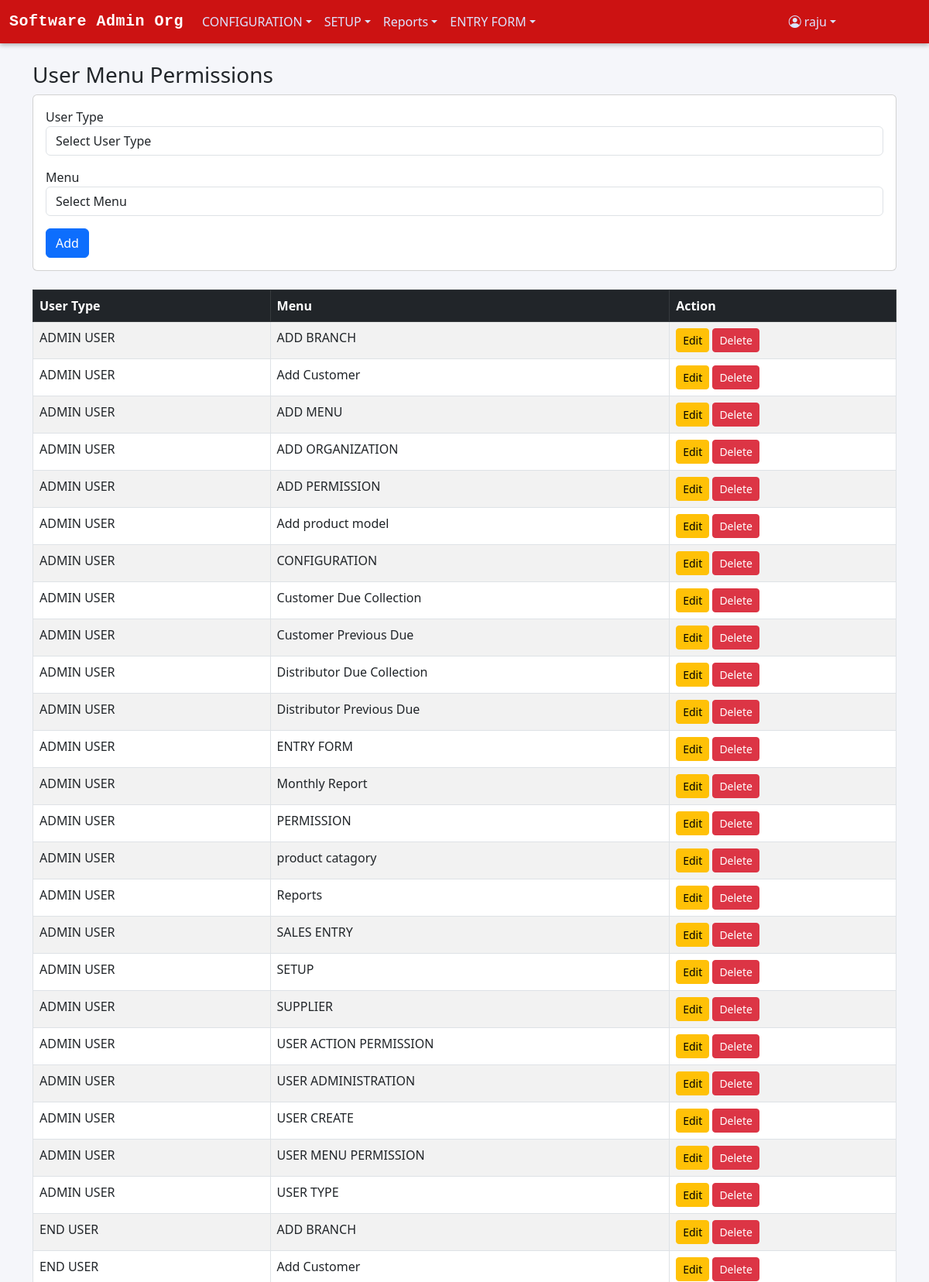
The page /menu_permission.php (signed in, upper part) on the database its author committed.
### tables this page shows
CREATE TABLE `menu_info` (
  `MENU_ID` int(11) NOT NULL,
  `MENU_NAME` varchar(100) NOT NULL,
  `MENU_LINK` varchar(255) DEFAULT NULL,
  `PARENT_ID` int(11) DEFAULT NULL
);

CREATE TABLE `user_menu_view_permission` (
  `PERMISSION_ID` varchar(200) NOT NULL,
  `USER_TYPE_ID` int(11) NOT NULL,
  `MENU_ID` int(11) NOT NULL,
  `CAN_VIEW` tinyint(1) DEFAULT 0,
  `AUTHORIZED_STATUS` varchar(1) DEFAULT NULL,
  `AUTHORIZED_USER` varchar(100) DEFAULT NULL,
  `AUTHORIZED_DATE` date DEFAULT NULL,
  `ENTRY_USER` varchar(200) NOT NULL,
  `ENTRY_DATE` date NOT NULL DEFAULT curdate(),
  `EDIT_USER` varchar(200) DEFAULT NULL,
  `EDIT_DATE` date DEFAULT NULL,
  `DELETE_USER` varchar(200) DEFAULT NULL,
  `DELETE_DATE` date DEFAULT NULL,
  `ORG_CODE` varchar(20) DEFAULT NULL,
  `BR_CODE` varchar(20) DEFAULT NULL
);

CREATE TABLE `user_type_info` (
  `USER_TYPE_ID` int(11) NOT NULL,
  `USER_TYPE_NAME` varchar(100) NOT NULL,
  `USER_TYPE_CODE` varchar(50) NOT NULL,
  `ROLE_LEVEL` int(11) NOT NULL
);

### menu_permission.php (the view, shortened to what this page needs)
<?php
require 'db.php';
$brCode      = $_SESSION['user']['br_code'];
$canInsert   = $_SESSION['user']['can_insert'] ?? 0;
$canEdit     = $_SESSION['user']['can_edit'] ?? 0;
$canDelete   = $_SESSION['user']['can_delete'] ?? 0;
$editPermission = null;
$stmt = $pdo->prepare("SELECT p.*, u.USER_TYPE_NAME, m.MENU_NAME
                       FROM user_menu_view_permission p
                       JOIN user_type_info u ON p.USER_TYPE_ID = u.USER_TYPE_ID
                       JOIN menu_info m ON p.MENU_ID = m.MENU_ID
                       WHERE p.BR_CODE = :br_code
                       ORDER BY u.USER_TYPE_NAME, m.MENU_NAME");
$stmt->execute(['br_code' => $brCode]);
$allPermissions = $stmt->fetchAll(PDO::FETCH_ASSOC);
?>
<!DOCTYPE html>
<html lang="en">
<head>
<link href="https://cdn.jsdelivr.net/npm/bootstrap@5.3.0/dist/css/bootstrap.min.css" rel="stylesheet">
<link href="https://cdn.jsdelivr.net/npm/bootstrap-icons@1.10.5/font/bootstrap-icons.css" rel="stylesheet">
</head>
<body class="d-flex flex-column min-vh-100">
<?php include 'header.php'; ?>
<main class="flex-grow-1 container py-4">
    <h3>User Menu Permissions</h3>
    <?php if ($canInsert || $editPermission): ?>
    <div class="card mb-4">
        <div class="card-body">
            <form method="post">
                <div class="mb-3">
                    <label>User Type</label>
                    <select name="user_type_id" class="form-control" required>
                        <option value="">Select User Type</option>
                    </select>
                </div>
                <div class="mb-3">
                    <label>Menu</label>
                    <select name="menu_id" class="form-control" required>
                        <option value="">Select Menu</option>
                    </select>
                </div>
                <button type="submit" class="btn btn-primary"><?= $editPermission ? 'Update' : 'Add' ?></button>
            </form>
        </div>
    </div>
    <?php endif; ?>
    <div class="table-responsive">
        <table class="table table-bordered table-striped">
            <thead class="table-dark">
                <tr>
                    <th>User Type</th>
                    <th>Menu</th>
                    <th>Action</th>
                </tr>
            </thead>
            <tbody>
                <?php foreach ($allPermissions as $perm): ?>
                <tr>
                    <td><?= htmlspecialchars($perm['USER_TYPE_NAME']) ?></td>
                    <td><?= htmlspecialchars($perm['MENU_NAME']) ?></td>
                    <td>
                        <?php if ($canEdit): ?>
                            <a href="?edit=<?= urlencode($perm['PERMISSION_ID']) ?>" class="btn btn-sm btn-warning">Edit</a>
                        <?php endif; ?>
                        <?php if ($canDelete): ?>
                            <a href="?delete=<?= urlencode($perm['PERMISSION_ID']) ?>" class="btn btn-sm btn-danger" onclick="return confirm('Are you sure?')">Delete</a>
                        <?php endif; ?>
                    </td>
                </tr>
                <?php endforeach; ?>
            </tbody>
        </table>
    </div>
</main>
<?php include 'footer.php'; ?>
</body>
</html>

### header.php (shortened to what this page needs)
<?php
$loginUserTypeId = $_SESSION['user']['user_type_id'] ?? '';
$loginUserId     = $_SESSION['user']['user_id'] ?? '';
$sqlMenus = "SELECT m.MENU_ID, m.MENU_NAME, m.MENU_LINK, m.PARENT_ID
             FROM menu_info m
             INNER JOIN user_menu_view_permission ump
                 ON m.MENU_ID = ump.MENU_ID
             WHERE ump.USER_TYPE_ID = :user_type_id
               AND ump.CAN_VIEW = true
             ORDER BY m.MENU_ID";
$stmtMenus = $pdo->prepare($sqlMenus);
$stmtMenus->execute(['user_type_id' => $loginUserTypeId]);
$menus = $stmtMenus->fetchAll(PDO::FETCH_ASSOC);
$menuTree = [];
foreach ($menus as $menu) {
    $parentId = $menu['PARENT_ID'] ?: 0;
    $menuTree[$parentId][] = $menu;
}
?>
<!DOCTYPE html>
<html lang="en">
<head>
    <link href="https://cdn.jsdelivr.net/npm/bootstrap@5.3.0/dist/css/bootstrap.min.css" rel="stylesheet">
    <link href="https://cdn.jsdelivr.net/npm/bootstrap-icons@1.10.5/font/bootstrap-icons.css" rel="stylesheet">
</head>
<body>
<nav class="navbar navbar-expand-lg navbar-dark">
    <div class="container-fluid">
        <a class="navbar-brand" href="home.php">
            <?= htmlspecialchars($_SESSION['user']['org_name'] ?? 'Stock36') ?>
        </a>
        <div class="collapse navbar-collapse" id="navbarContent">
            <ul class="navbar-nav me-auto mb-2 mb-lg-0">
                <?php
                if (isset($menuTree[0])) {
                    foreach ($menuTree[0] as $menu) {
                        $menuId = $menu['MENU_ID'];
                        if (isset($menuTree[$menuId])) {
                            echo '<li class="nav-item dropdown">';
                            echo '<a class="nav-link dropdown-toggle" href="#" role="button" data-bs-toggle="dropdown">'
                                . htmlspecialchars($menu['MENU_NAME']) . '</a>';
                            echo '<ul class="dropdown-menu">';
                            echo '</ul></li>';
                        } else {
                            echo '<li class="nav-item">';
                            echo '<a class="nav-link" href="' . htmlspecialchars($menu['MENU_LINK']) . '">'
                                . htmlspecialchars($menu['MENU_NAME']) . '</a></li>';
                        }
                    }
                }
                ?>
            </ul>
<ul class="navbar-nav ms-auto" style="margin-right: 100px;">
    <li class="nav-item dropdown">
        <a class="nav-link dropdown-toggle d-flex align-items-center" href="#" role="button" data-bs-toggle="dropdown">
            <i class="bi bi-person-circle me-1"></i>
            <?= htmlspecialchars($loginUserId) ?>
        </a>
    </li>
</ul>
        </div>
    </div>
</nav>
</body>
</html>

### header.php (style rules this page uses)
.navbar { background: linear-gradient(90deg, rgb(204, 18, 18) 0%, rgb(204, 18, 18) 100%); box-shadow: 0 2px 6px rgba(0, 0, 0, 0.3); transition: background 0.3s ease; }
.navbar-brand { font-family: "SF Mono", "Roboto Mono", "Menlo", "Consolas", monospace; font-weight: 600; font-size: 1.3rem; color: #ffffff !important; letter-spacing: 0.5px; transition: all 0.3s ease; }
.navbar-nav .nav-link { color: #dbe4ff !important; transition: color 0.3s ease, transform 0.2s ease; }

### footer.php (style rules this page uses)
body { display: flex; flex-direction: column; min-height: 100vh; background-color: #f5f6fa; }

### rows shown on the page
menu_info: MENU_NAME "CONFIGURATION"
menu_info: MENU_NAME "SETUP"
menu_info: MENU_NAME "Reports"
menu_info: MENU_NAME "ENTRY FORM"
user_menu_view_permission: USER_TYPE_ID.USER_TYPE_NAME "ADMIN USER", MENU_ID.MENU_NAME "ADD BRANCH"
user_menu_view_permission: USER_TYPE_ID.USER_TYPE_NAME "ADMIN USER", MENU_ID.MENU_NAME "Add Customer"
user_menu_view_permission: USER_TYPE_ID.USER_TYPE_NAME "ADMIN USER", MENU_ID.MENU_NAME "ADD MENU"
user_menu_view_permission: USER_TYPE_ID.USER_TYPE_NAME "ADMIN USER", MENU_ID.MENU_NAME "ADD ORGANIZATION"
user_menu_view_permission: USER_TYPE_ID.USER_TYPE_NAME "ADMIN USER", MENU_ID.MENU_NAME "ADD PERMISSION"
user_menu_view_permission: USER_TYPE_ID.USER_TYPE_NAME "ADMIN USER", MENU_ID.MENU_NAME "Add product model"
user_menu_view_permission: USER_TYPE_ID.USER_TYPE_NAME "ADMIN USER", MENU_ID.MENU_NAME "CONFIGURATION"
user_menu_view_permission: USER_TYPE_ID.USER_TYPE_NAME "ADMIN USER", MENU_ID.MENU_NAME "Customer Due Collection"
user_menu_view_permission: USER_TYPE_ID.USER_TYPE_NAME "ADMIN USER", MENU_ID.MENU_NAME "Customer Previous Due"
user_menu_view_permission: USER_TYPE_ID.USER_TYPE_NAME "ADMIN USER", MENU_ID.MENU_NAME "Distributor Due Collection"
user_menu_view_permission: USER_TYPE_ID.USER_TYPE_NAME "ADMIN USER", MENU_ID.MENU_NAME "Distributor Previous Due"
user_menu_view_permission: USER_TYPE_ID.USER_TYPE_NAME "ADMIN USER", MENU_ID.MENU_NAME "ENTRY FORM"
user_menu_view_permission: USER_TYPE_ID.USER_TYPE_NAME "ADMIN USER", MENU_ID.MENU_NAME "Monthly Report"
user_menu_view_permission: USER_TYPE_ID.USER_TYPE_NAME "ADMIN USER", MENU_ID.MENU_NAME "PERMISSION"
user_menu_view_permission: USER_TYPE_ID.USER_TYPE_NAME "ADMIN USER", MENU_ID.MENU_NAME "product catagory"
user_menu_view_permission: USER_TYPE_ID.USER_TYPE_NAME "ADMIN USER", MENU_ID.MENU_NAME "Reports"
user_menu_view_permission: USER_TYPE_ID.USER_TYPE_NAME "ADMIN USER", MENU_ID.MENU_NAME "SALES ENTRY"
user_menu_view_permission: USER_TYPE_ID.USER_TYPE_NAME "ADMIN USER", MENU_ID.MENU_NAME "SETUP"
user_menu_view_permission: USER_TYPE_ID.USER_TYPE_NAME "ADMIN USER", MENU_ID.MENU_NAME "SUPPLIER"
user_menu_view_permission: USER_TYPE_ID.USER_TYPE_NAME "ADMIN USER", MENU_ID.MENU_NAME "USER ACTION PERMISSION"
user_menu_view_permission: USER_TYPE_ID.USER_TYPE_NAME "ADMIN USER", MENU_ID.MENU_NAME "USER ADMINISTRATION"
user_menu_view_permission: USER_TYPE_ID.USER_TYPE_NAME "ADMIN USER", MENU_ID.MENU_NAME "USER CREATE"
user_menu_view_permission: USER_TYPE_ID.USER_TYPE_NAME "ADMIN USER", MENU_ID.MENU_NAME "USER MENU PERMISSION"
user_menu_view_permission: USER_TYPE_ID.USER_TYPE_NAME "ADMIN USER", MENU_ID.MENU_NAME "USER TYPE"
user_menu_view_permission: USER_TYPE_ID.USER_TYPE_NAME "END USER", MENU_ID.MENU_NAME "ADD BRANCH"
user_menu_view_permission: USER_TYPE_ID.USER_TYPE_NAME "END USER", MENU_ID.MENU_NAME "Add Customer"

### other values the page prints
$_SESSION['user']['org_name'] "Software Admin Org"
$loginUserId "raju"
